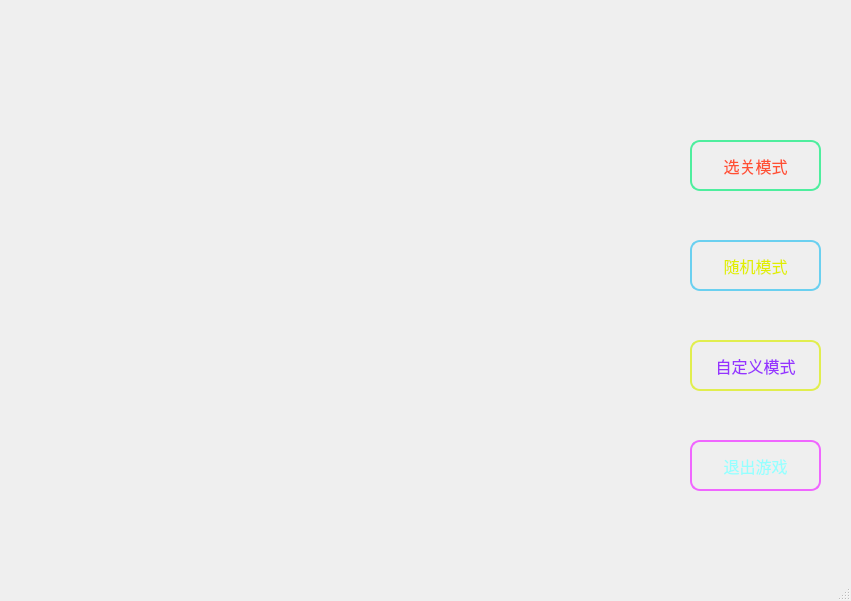
<?xml version="1.0" encoding="UTF-8"?>
<ui version="4.0">
 <class>MainWindow</class>
 <widget class="QMainWindow" name="MainWindow">
  <property name="geometry">
   <rect>
    <x>0</x>
    <y>0</y>
    <width>851</width>
    <height>601</height>
   </rect>
  </property>
  <property name="minimumSize">
   <size>
    <width>851</width>
    <height>601</height>
   </size>
  </property>
  <property name="maximumSize">
   <size>
    <width>851</width>
    <height>601</height>
   </size>
  </property>
  <property name="windowTitle">
   <string>MainWindow</string>
  </property>
  <property name="styleSheet">
   <string notr="true"/>
  </property>
  <widget class="QWidget" name="centralwidget">
   <widget class="QLabel" name="label">
    <property name="geometry">
     <rect>
      <x>190</x>
      <y>60</y>
      <width>351</width>
      <height>91</height>
     </rect>
    </property>
    <property name="minimumSize">
     <size>
      <width>351</width>
      <height>91</height>
     </size>
    </property>
    <property name="maximumSize">
     <size>
      <width>351</width>
      <height>91</height>
     </size>
    </property>
    <property name="font">
     <font>
      <family>黑体</family>
      <pointsize>28</pointsize>
     </font>
    </property>
    <property name="styleSheet">
     <string notr="true">background-image: url(:/new/prefix1/pictures/LabelMazeInMaze.png);</string>
    </property>
    <property name="text">
     <string>&lt;html&gt;&lt;head/&gt;&lt;body&gt;&lt;p&gt;&lt;br/&gt;&lt;/p&gt;&lt;/body&gt;&lt;/html&gt;</string>
    </property>
   </widget>
   <widget class="QPushButton" name="selectButton">
    <property name="geometry">
     <rect>
      <x>690</x>
      <y>140</y>
      <width>131</width>
      <height>51</height>
     </rect>
    </property>
    <property name="minimumSize">
     <size>
      <width>131</width>
      <height>51</height>
     </size>
    </property>
    <property name="maximumSize">
     <size>
      <width>131</width>
      <height>51</height>
     </size>
    </property>
    <property name="font">
     <font>
      <family>华文琥珀</family>
      <pointsize>12</pointsize>
     </font>
    </property>
    <property name="styleSheet">
     <string notr="true">color:rgb(255, 80, 50);
background:qlineargradient(spread:pad, x1:0, y1:0, x2:0, y2:1, 
stop:0 rgba(204, 250, 227, 255), /*第1个颜色值*/
stop:0.25 rgba(126, 242, 185, 255), /*第2个颜色值*/
stop:0.5 rgba(76, 237, 157, 255), /*第3个颜色值*/
stop:0.65 rgba(91, 239, 166, 255), /*第4个颜色值*/
stop:1 rgba(184, 248, 217, 255));/*第5个颜色值*/
border: 2px solid rgb(78,238,158);/*边框颜色值*/
border-radius: 10px;</string>
    </property>
    <property name="text">
     <string>选关模式</string>
    </property>
   </widget>
   <widget class="QPushButton" name="randomButton">
    <property name="geometry">
     <rect>
      <x>690</x>
      <y>240</y>
      <width>131</width>
      <height>51</height>
     </rect>
    </property>
    <property name="minimumSize">
     <size>
      <width>131</width>
      <height>51</height>
     </size>
    </property>
    <property name="maximumSize">
     <size>
      <width>131</width>
      <height>51</height>
     </size>
    </property>
    <property name="font">
     <font>
      <family>华文琥珀</family>
      <pointsize>12</pointsize>
     </font>
    </property>
    <property name="styleSheet">
     <string notr="true">color:rgb(225, 238, 0);
background:qlineargradient(spread:pad, x1:0, y1:0, x2:0, y2:1, 
stop:0 rgba(199, 238, 249, 255), 
stop:0.25 rgba(132, 217, 243, 255), 
stop:0.5 rgba(80, 200, 238, 255), 
stop:0.65 rgba(87, 203, 239, 255), 
stop:1 rgba(186, 233, 249, 255));
 border: 2px solid rgb(106,208,240);
 border-radius: 10px;</string>
    </property>
    <property name="text">
     <string>随机模式</string>
    </property>
   </widget>
   <widget class="QPushButton" name="DIYButton">
    <property name="geometry">
     <rect>
      <x>690</x>
      <y>340</y>
      <width>131</width>
      <height>51</height>
     </rect>
    </property>
    <property name="minimumSize">
     <size>
      <width>131</width>
      <height>51</height>
     </size>
    </property>
    <property name="maximumSize">
     <size>
      <width>131</width>
      <height>51</height>
     </size>
    </property>
    <property name="font">
     <font>
      <family>华文琥珀</family>
      <pointsize>12</pointsize>
     </font>
    </property>
    <property name="styleSheet">
     <string notr="true">color:rgb(150, 50, 255);
background:qlineargradient(spread:pad, x1:0, y1:0, x2:0, y2:1, 
stop:0 rgba(247, 250, 204, 255), 
stop:0.25 rgba(236, 243, 133, 255), 
stop:0.5 rgba(226, 237, 76, 255), 
stop:0.65 rgba(229, 239, 91, 255), 
stop:1 rgba(229, 233, 160, 255));
 border: 2px solid rgb(225,238,78);
 border-radius: 10px;</string>
    </property>
    <property name="text">
     <string>自定义模式</string>
    </property>
   </widget>
   <widget class="QPushButton" name="exitButton">
    <property name="geometry">
     <rect>
      <x>690</x>
      <y>440</y>
      <width>131</width>
      <height>51</height>
     </rect>
    </property>
    <property name="minimumSize">
     <size>
      <width>131</width>
      <height>51</height>
     </size>
    </property>
    <property name="maximumSize">
     <size>
      <width>131</width>
      <height>51</height>
     </size>
    </property>
    <property name="font">
     <font>
      <family>华文琥珀</family>
      <pointsize>12</pointsize>
     </font>
    </property>
    <property name="styleSheet">
     <string notr="true">color:rgb(150, 255, 255);
background:qlineargradient(spread:pad, x1:0, y1:0, x2:0, y2:1, 
stop:0 rgba(250, 204, 246, 255), /*第1个颜色值*/
stop:0.25 rgba(243, 144, 236, 255), /*第2个颜色值*/
stop:0.5 rgba(238, 81, 223, 255), /*第3个颜色值*/
stop:0.65 rgba(239, 92, 225, 255), /*第4个颜色值*/
stop:1 rgba(249, 186, 243, 255));/*第5个颜色值*/
border: 2px solid rgb(240,102,255);/*边框颜色值*/
 border-radius: 10px;</string>
    </property>
    <property name="text">
     <string>退出游戏</string>
    </property>
   </widget>
  </widget>
  <widget class="QMenuBar" name="menubar">
   <property name="geometry">
    <rect>
     <x>0</x>
     <y>0</y>
     <width>851</width>
     <height>25</height>
    </rect>
   </property>
  </widget>
  <widget class="QStatusBar" name="statusbar"/>
 </widget>
 <resources/>
 <connections/>
</ui>
